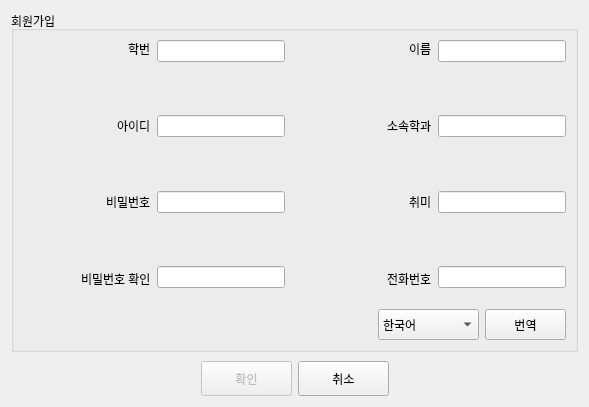
<?xml version="1.0" encoding="UTF-8"?>
<ui version="4.0">
 <class>Join</class>
 <widget class="QDialog" name="Join">
  <property name="geometry">
   <rect>
    <x>0</x>
    <y>0</y>
    <width>589</width>
    <height>407</height>
   </rect>
  </property>
  <property name="windowTitle">
   <string>NSUCircle - 회원가입</string>
  </property>
  <property name="styleSheet">
   <string notr="true">font: 12pt &quot;나눔바른고딕&quot;;</string>
  </property>
  <layout class="QGridLayout" name="gridLayout_2">
   <item row="0" column="0">
    <layout class="QVBoxLayout" name="verticalLayout_6">
     <item>
      <widget class="QGroupBox" name="groupBox">
       <property name="styleSheet">
        <string notr="true">font: 11pt &quot;맑은 고딕&quot;;</string>
       </property>
       <property name="title">
        <string>회원가입</string>
       </property>
       <layout class="QGridLayout" name="gridLayout">
        <item row="0" column="0">
         <layout class="QVBoxLayout" name="verticalLayout_5">
          <item>
           <layout class="QHBoxLayout" name="horizontalLayout_12">
            <item>
             <layout class="QHBoxLayout" name="horizontalLayout_10">
              <item>
               <layout class="QVBoxLayout" name="verticalLayout_3">
                <item>
                 <layout class="QHBoxLayout" name="horizontalLayout_2">
                  <item>
                   <spacer name="horizontalSpacer_6">
                    <property name="orientation">
                     <enum>Qt::Horizontal</enum>
                    </property>
                    <property name="sizeHint" stdset="0">
                     <size>
                      <width>30</width>
                      <height>17</height>
                     </size>
                    </property>
                   </spacer>
                  </item>
                  <item>
                   <widget class="QLabel" name="joinStuNumLabel">
                    <property name="styleSheet">
                     <string notr="true">font: 10pt &quot;맑은 고딕&quot;;</string>
                    </property>
                    <property name="text">
                     <string>학번</string>
                    </property>
                    <property name="buddy">
                     <cstring>joinstuNumLineEdit</cstring>
                    </property>
                   </widget>
                  </item>
                 </layout>
                </item>
                <item>
                 <spacer name="verticalSpacer_4">
                  <property name="orientation">
                   <enum>Qt::Vertical</enum>
                  </property>
                  <property name="sizeHint" stdset="0">
                   <size>
                    <width>85</width>
                    <height>13</height>
                   </size>
                  </property>
                 </spacer>
                </item>
                <item>
                 <layout class="QHBoxLayout" name="horizontalLayout_3">
                  <item>
                   <spacer name="horizontalSpacer_5">
                    <property name="orientation">
                     <enum>Qt::Horizontal</enum>
                    </property>
                    <property name="sizeHint" stdset="0">
                     <size>
                      <width>20</width>
                      <height>17</height>
                     </size>
                    </property>
                   </spacer>
                  </item>
                  <item>
                   <widget class="QLabel" name="joinIDLabel">
                    <property name="styleSheet">
                     <string notr="true">font: 10pt &quot;맑은 고딕&quot;;</string>
                    </property>
                    <property name="text">
                     <string>아이디</string>
                    </property>
                    <property name="buddy">
                     <cstring>joinIDLineEdit</cstring>
                    </property>
                   </widget>
                  </item>
                 </layout>
                </item>
                <item>
                 <spacer name="verticalSpacer_13">
                  <property name="orientation">
                   <enum>Qt::Vertical</enum>
                  </property>
                  <property name="sizeHint" stdset="0">
                   <size>
                    <width>85</width>
                    <height>13</height>
                   </size>
                  </property>
                 </spacer>
                </item>
                <item>
                 <layout class="QHBoxLayout" name="horizontalLayout_4">
                  <item>
                   <spacer name="horizontalSpacer_4">
                    <property name="orientation">
                     <enum>Qt::Horizontal</enum>
                    </property>
                    <property name="sizeHint" stdset="0">
                     <size>
                      <width>13</width>
                      <height>17</height>
                     </size>
                    </property>
                   </spacer>
                  </item>
                  <item>
                   <widget class="QLabel" name="joinPasswordLabel">
                    <property name="styleSheet">
                     <string notr="true">font: 10pt &quot;맑은 고딕&quot;;</string>
                    </property>
                    <property name="text">
                     <string>비밀번호</string>
                    </property>
                    <property name="buddy">
                     <cstring>joinPasswordLineEdit</cstring>
                    </property>
                   </widget>
                  </item>
                 </layout>
                </item>
                <item>
                 <spacer name="verticalSpacer_14">
                  <property name="orientation">
                   <enum>Qt::Vertical</enum>
                  </property>
                  <property name="sizeHint" stdset="0">
                   <size>
                    <width>85</width>
                    <height>13</height>
                   </size>
                  </property>
                 </spacer>
                </item>
                <item>
                 <layout class="QHBoxLayout" name="horizontalLayout_9">
                  <item>
                   <spacer name="horizontalSpacer_11">
                    <property name="orientation">
                     <enum>Qt::Horizontal</enum>
                    </property>
                    <property name="sizeHint" stdset="0">
                     <size>
                      <width>10</width>
                      <height>14</height>
                     </size>
                    </property>
                   </spacer>
                  </item>
                  <item>
                   <widget class="QLabel" name="joinPasswordLabel_2">
                    <property name="styleSheet">
                     <string notr="true">font: 10pt &quot;맑은 고딕&quot;;</string>
                    </property>
                    <property name="text">
                     <string>비밀번호 확인</string>
                    </property>
                    <property name="buddy">
                     <cstring>joinPasswordLineEdit_2</cstring>
                    </property>
                   </widget>
                  </item>
                 </layout>
                </item>
               </layout>
              </item>
              <item>
               <layout class="QVBoxLayout" name="verticalLayout">
                <item>
                 <widget class="QLineEdit" name="joinstuNumLineEdit"/>
                </item>
                <item>
                 <spacer name="verticalSpacer">
                  <property name="orientation">
                   <enum>Qt::Vertical</enum>
                  </property>
                  <property name="sizeHint" stdset="0">
                   <size>
                    <width>17</width>
                    <height>28</height>
                   </size>
                  </property>
                 </spacer>
                </item>
                <item>
                 <widget class="QLineEdit" name="joinIDLineEdit"/>
                </item>
                <item>
                 <spacer name="verticalSpacer_6">
                  <property name="orientation">
                   <enum>Qt::Vertical</enum>
                  </property>
                  <property name="sizeHint" stdset="0">
                   <size>
                    <width>17</width>
                    <height>28</height>
                   </size>
                  </property>
                 </spacer>
                </item>
                <item>
                 <widget class="QLineEdit" name="joinPasswordLineEdit"/>
                </item>
                <item>
                 <spacer name="verticalSpacer_8">
                  <property name="orientation">
                   <enum>Qt::Vertical</enum>
                  </property>
                  <property name="sizeHint" stdset="0">
                   <size>
                    <width>17</width>
                    <height>28</height>
                   </size>
                  </property>
                 </spacer>
                </item>
                <item>
                 <widget class="QLineEdit" name="joinPasswordLineEdit_2"/>
                </item>
               </layout>
              </item>
             </layout>
            </item>
            <item>
             <spacer name="horizontalSpacer_7">
              <property name="orientation">
               <enum>Qt::Horizontal</enum>
              </property>
              <property name="sizeType">
               <enum>QSizePolicy::Fixed</enum>
              </property>
              <property name="sizeHint" stdset="0">
               <size>
                <width>13</width>
                <height>13</height>
               </size>
              </property>
             </spacer>
            </item>
            <item>
             <layout class="QHBoxLayout" name="horizontalLayout_11">
              <item>
               <layout class="QVBoxLayout" name="verticalLayout_4">
                <item>
                 <layout class="QHBoxLayout" name="horizontalLayout_6">
                  <item>
                   <spacer name="horizontalSpacer_3">
                    <property name="orientation">
                     <enum>Qt::Horizontal</enum>
                    </property>
                    <property name="sizeType">
                     <enum>QSizePolicy::Expanding</enum>
                    </property>
                    <property name="sizeHint" stdset="0">
                     <size>
                      <width>13</width>
                      <height>17</height>
                     </size>
                    </property>
                   </spacer>
                  </item>
                  <item>
                   <widget class="QLabel" name="joinNameLabel">
                    <property name="styleSheet">
                     <string notr="true">font: 10pt &quot;맑은 고딕&quot;;</string>
                    </property>
                    <property name="text">
                     <string>이름</string>
                    </property>
                    <property name="buddy">
                     <cstring>joinNameLineEdit</cstring>
                    </property>
                   </widget>
                  </item>
                 </layout>
                </item>
                <item>
                 <spacer name="verticalSpacer_11">
                  <property name="orientation">
                   <enum>Qt::Vertical</enum>
                  </property>
                  <property name="sizeHint" stdset="0">
                   <size>
                    <width>53</width>
                    <height>13</height>
                   </size>
                  </property>
                 </spacer>
                </item>
                <item>
                 <layout class="QHBoxLayout" name="horizontalLayout_8">
                  <item>
                   <spacer name="horizontalSpacer_8">
                    <property name="orientation">
                     <enum>Qt::Horizontal</enum>
                    </property>
                    <property name="sizeType">
                     <enum>QSizePolicy::Expanding</enum>
                    </property>
                    <property name="sizeHint" stdset="0">
                     <size>
                      <width>13</width>
                      <height>17</height>
                     </size>
                    </property>
                   </spacer>
                  </item>
                  <item>
                   <widget class="QLabel" name="joinDepartmentLabel">
                    <property name="styleSheet">
                     <string notr="true">font: 10pt &quot;맑은 고딕&quot;;</string>
                    </property>
                    <property name="text">
                     <string>소속학과</string>
                    </property>
                    <property name="buddy">
                     <cstring>joinDepartLineEdit</cstring>
                    </property>
                   </widget>
                  </item>
                 </layout>
                </item>
                <item>
                 <spacer name="verticalSpacer_12">
                  <property name="orientation">
                   <enum>Qt::Vertical</enum>
                  </property>
                  <property name="sizeHint" stdset="0">
                   <size>
                    <width>53</width>
                    <height>13</height>
                   </size>
                  </property>
                 </spacer>
                </item>
                <item>
                 <layout class="QHBoxLayout" name="horizontalLayout_7">
                  <item>
                   <spacer name="horizontalSpacer">
                    <property name="orientation">
                     <enum>Qt::Horizontal</enum>
                    </property>
                    <property name="sizeType">
                     <enum>QSizePolicy::Expanding</enum>
                    </property>
                    <property name="sizeHint" stdset="0">
                     <size>
                      <width>13</width>
                      <height>16</height>
                     </size>
                    </property>
                   </spacer>
                  </item>
                  <item>
                   <widget class="QLabel" name="joinHobbyLabel">
                    <property name="styleSheet">
                     <string notr="true">font: 10pt &quot;맑은 고딕&quot;;</string>
                    </property>
                    <property name="text">
                     <string>취미</string>
                    </property>
                    <property name="buddy">
                     <cstring>joinHobbyLineEdit</cstring>
                    </property>
                   </widget>
                  </item>
                 </layout>
                </item>
                <item>
                 <spacer name="verticalSpacer_10">
                  <property name="orientation">
                   <enum>Qt::Vertical</enum>
                  </property>
                  <property name="sizeHint" stdset="0">
                   <size>
                    <width>53</width>
                    <height>13</height>
                   </size>
                  </property>
                 </spacer>
                </item>
                <item>
                 <layout class="QHBoxLayout" name="horizontalLayout_5">
                  <item>
                   <spacer name="horizontalSpacer_2">
                    <property name="orientation">
                     <enum>Qt::Horizontal</enum>
                    </property>
                    <property name="sizeType">
                     <enum>QSizePolicy::Expanding</enum>
                    </property>
                    <property name="sizeHint" stdset="0">
                     <size>
                      <width>10</width>
                      <height>13</height>
                     </size>
                    </property>
                   </spacer>
                  </item>
                  <item>
                   <widget class="QLabel" name="joinPhoneNumLabel">
                    <property name="styleSheet">
                     <string notr="true">font: 10pt &quot;맑은 고딕&quot;;</string>
                    </property>
                    <property name="text">
                     <string>전화번호</string>
                    </property>
                    <property name="buddy">
                     <cstring>joinPhoneNumLineEdit</cstring>
                    </property>
                   </widget>
                  </item>
                 </layout>
                </item>
               </layout>
              </item>
              <item>
               <layout class="QVBoxLayout" name="verticalLayout_2">
                <item>
                 <widget class="QLineEdit" name="joinNameLineEdit"/>
                </item>
                <item>
                 <spacer name="verticalSpacer_3">
                  <property name="orientation">
                   <enum>Qt::Vertical</enum>
                  </property>
                  <property name="sizeHint" stdset="0">
                   <size>
                    <width>20</width>
                    <height>21</height>
                   </size>
                  </property>
                 </spacer>
                </item>
                <item>
                 <widget class="QLineEdit" name="joinDepartLineEdit"/>
                </item>
                <item>
                 <spacer name="verticalSpacer_5">
                  <property name="orientation">
                   <enum>Qt::Vertical</enum>
                  </property>
                  <property name="sizeHint" stdset="0">
                   <size>
                    <width>20</width>
                    <height>22</height>
                   </size>
                  </property>
                 </spacer>
                </item>
                <item>
                 <widget class="QLineEdit" name="joinHobbyLineEdit"/>
                </item>
                <item>
                 <spacer name="verticalSpacer_7">
                  <property name="orientation">
                   <enum>Qt::Vertical</enum>
                  </property>
                  <property name="sizeHint" stdset="0">
                   <size>
                    <width>20</width>
                    <height>18</height>
                   </size>
                  </property>
                 </spacer>
                </item>
                <item>
                 <widget class="QLineEdit" name="joinPhoneNumLineEdit"/>
                </item>
               </layout>
              </item>
             </layout>
            </item>
           </layout>
          </item>
          <item>
           <spacer name="verticalSpacer_2">
            <property name="orientation">
             <enum>Qt::Vertical</enum>
            </property>
            <property name="sizeType">
             <enum>QSizePolicy::Fixed</enum>
            </property>
            <property name="sizeHint" stdset="0">
             <size>
              <width>20</width>
              <height>15</height>
             </size>
            </property>
           </spacer>
          </item>
          <item>
           <layout class="QHBoxLayout" name="horizontalLayout_14">
            <item>
             <spacer name="horizontalSpacer_12">
              <property name="orientation">
               <enum>Qt::Horizontal</enum>
              </property>
              <property name="sizeHint" stdset="0">
               <size>
                <width>338</width>
                <height>28</height>
               </size>
              </property>
             </spacer>
            </item>
            <item>
             <layout class="QHBoxLayout" name="horizontalLayout_13">
              <item>
               <widget class="QComboBox" name="translateComboBox">
                <property name="minimumSize">
                 <size>
                  <width>101</width>
                  <height>31</height>
                 </size>
                </property>
                <property name="maximumSize">
                 <size>
                  <width>101</width>
                  <height>31</height>
                 </size>
                </property>
                <property name="styleSheet">
                 <string notr="true">font: 10pt &quot;맑은 고딕&quot;;</string>
                </property>
                <item>
                 <property name="text">
                  <string>한국어</string>
                 </property>
                </item>
                <item>
                 <property name="text">
                  <string>English</string>
                 </property>
                </item>
               </widget>
              </item>
              <item>
               <widget class="QPushButton" name="translateButton">
                <property name="minimumSize">
                 <size>
                  <width>81</width>
                  <height>31</height>
                 </size>
                </property>
                <property name="maximumSize">
                 <size>
                  <width>81</width>
                  <height>31</height>
                 </size>
                </property>
                <property name="styleSheet">
                 <string notr="true">font: 10pt &quot;맑은 고딕&quot;;</string>
                </property>
                <property name="text">
                 <string>번역</string>
                </property>
               </widget>
              </item>
             </layout>
            </item>
           </layout>
          </item>
         </layout>
        </item>
       </layout>
      </widget>
     </item>
     <item>
      <spacer name="verticalSpacer_9">
       <property name="orientation">
        <enum>Qt::Vertical</enum>
       </property>
       <property name="sizeType">
        <enum>QSizePolicy::Fixed</enum>
       </property>
       <property name="sizeHint" stdset="0">
        <size>
         <width>20</width>
         <height>3</height>
        </size>
       </property>
      </spacer>
     </item>
     <item>
      <layout class="QHBoxLayout" name="horizontalLayout">
       <item>
        <spacer name="horizontalSpacer_9">
         <property name="orientation">
          <enum>Qt::Horizontal</enum>
         </property>
         <property name="sizeHint" stdset="0">
          <size>
           <width>101</width>
           <height>24</height>
          </size>
         </property>
        </spacer>
       </item>
       <item>
        <widget class="QPushButton" name="joinOkButton">
         <property name="enabled">
          <bool>false</bool>
         </property>
         <property name="minimumSize">
          <size>
           <width>91</width>
           <height>35</height>
          </size>
         </property>
         <property name="maximumSize">
          <size>
           <width>91</width>
           <height>35</height>
          </size>
         </property>
         <property name="styleSheet">
          <string notr="true">font: 10pt &quot;맑은 고딕&quot;;</string>
         </property>
         <property name="text">
          <string>확인</string>
         </property>
         <property name="autoDefault">
          <bool>false</bool>
         </property>
         <property name="default">
          <bool>true</bool>
         </property>
        </widget>
       </item>
       <item>
        <widget class="QPushButton" name="joinCancelButton">
         <property name="minimumSize">
          <size>
           <width>91</width>
           <height>35</height>
          </size>
         </property>
         <property name="maximumSize">
          <size>
           <width>91</width>
           <height>35</height>
          </size>
         </property>
         <property name="styleSheet">
          <string notr="true">font: 10pt &quot;맑은 고딕&quot;;</string>
         </property>
         <property name="text">
          <string>취소</string>
         </property>
         <property name="autoDefault">
          <bool>true</bool>
         </property>
         <property name="default">
          <bool>false</bool>
         </property>
        </widget>
       </item>
       <item>
        <spacer name="horizontalSpacer_10">
         <property name="orientation">
          <enum>Qt::Horizontal</enum>
         </property>
         <property name="sizeHint" stdset="0">
          <size>
           <width>101</width>
           <height>24</height>
          </size>
         </property>
        </spacer>
       </item>
      </layout>
     </item>
    </layout>
   </item>
  </layout>
 </widget>
 <tabstops>
  <tabstop>joinstuNumLineEdit</tabstop>
  <tabstop>joinIDLineEdit</tabstop>
  <tabstop>joinPasswordLineEdit</tabstop>
  <tabstop>joinPasswordLineEdit_2</tabstop>
  <tabstop>joinNameLineEdit</tabstop>
  <tabstop>joinDepartLineEdit</tabstop>
  <tabstop>joinHobbyLineEdit</tabstop>
  <tabstop>joinPhoneNumLineEdit</tabstop>
 </tabstops>
 <resources/>
 <connections/>
</ui>
